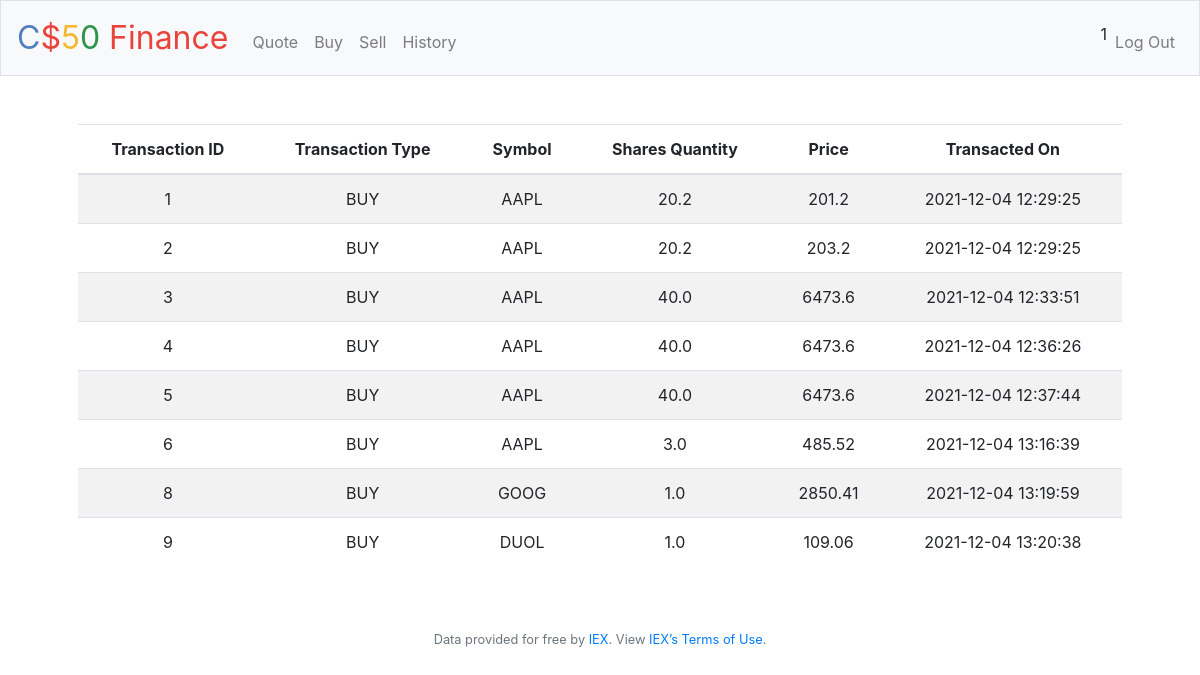
Screenshot of /history (signed in) with the database file from the repository.
### tables this page shows
CREATE TABLE transaction_details (
     transaction_id INTEGER,
     user_id INTEGER,
     asset_ticker TEXT NOT NULL,
     transaction_type TEXT CHECK( transaction_type IN ('BUY','SELL') ) NOT NULL,
     quantity REAL,
     price REAL,
     transaction_date DATETIME DEFAULT current_timestamp,
     PRIMARY KEY(transaction_id),
     FOREIGN KEY (user_id) REFERENCES users(id)
  );

### application.py (the view)
@app.route("/history")
@login_required
def history():
    rows = db.execute("SELECT * FROM transaction_details WHERE user_id=?", session["user_id"])
    return render_template("history.html", rows=rows)

### application.py (called while the page is built)
@app.after_request
def after_request(response):
    response.headers["Cache-Control"] = "no-cache, no-store, must-revalidate"
    response.headers["Expires"] = 0
    response.headers["Pragma"] = "no-cache"
    return response

### helpers.py (called while the page is built)
def login_required(f):
    @wraps(f)
    def decorated_function(*args, **kwargs):
        if session.get("user_id") is None:
            return redirect("/login")
        return f(*args, **kwargs)
    return decorated_function

### templates/history.html (shortened to what this page needs)
{% extends "layout.html" %}
{% block main %}
        <div>
            <table class="table table-striped">
              <thead>
                <tr>
                    <th scope="col">Transaction ID</th>
                    <th scope="col">Transaction Type</th>
                    <th scope="col">Symbol</th>
                    <th scope="col">Shares Quantity</th>
                    <th scope="col">Price</th>
                    <th scope="col">Transacted On</th>
                </tr>
              </thead>
              <tbody>
                {% for row in rows %}
                    <tr>
                        <td>{{row.transaction_id}}</td>
                        <td>{{row.transaction_type}}</td>
                        <td scope="row">{{row.asset_ticker}}</td>
                        <td>{{row.quantity}}</td>
                        <td>{{row.price}}</td>
                        <td>{{row.transaction_date}}</td>
                    </tr>
                {% endfor %}
              </tbody>
            </table>
        </div>
{% endblock %}

### rows the page displays
transaction_details: transaction_id "1", transaction_type "BUY", asset_ticker "AAPL", quantity "20.2", price "201.2", transaction_date "2021-12-04 12:29:25"
transaction_details: transaction_id "2", transaction_type "BUY", asset_ticker "AAPL", quantity "20.2", price "203.2", transaction_date "2021-12-04 12:29:25"
transaction_details: transaction_id "3", transaction_type "BUY", asset_ticker "AAPL", quantity "40.0", price "6473.6", transaction_date "2021-12-04 12:33:51"
transaction_details: transaction_id "4", transaction_type "BUY", asset_ticker "AAPL", quantity "40.0", price "6473.6", transaction_date "2021-12-04 12:36:26"
transaction_details: transaction_id "5", transaction_type "BUY", asset_ticker "AAPL", quantity "40.0", price "6473.6", transaction_date "2021-12-04 12:37:44"
transaction_details: transaction_id "6", transaction_type "BUY", asset_ticker "AAPL", quantity "3.0", price "485.52", transaction_date "2021-12-04 13:16:39"
transaction_details: transaction_id "8", transaction_type "BUY", asset_ticker "GOOG", quantity "1.0", price "2850.41", transaction_date "2021-12-04 13:19:59"
transaction_details: transaction_id "9", transaction_type "BUY", asset_ticker "DUOL", quantity "1.0", price "109.06", transaction_date "2021-12-04 13:20:38"

### other values shown
{{ session['user_id'] }} "1"
